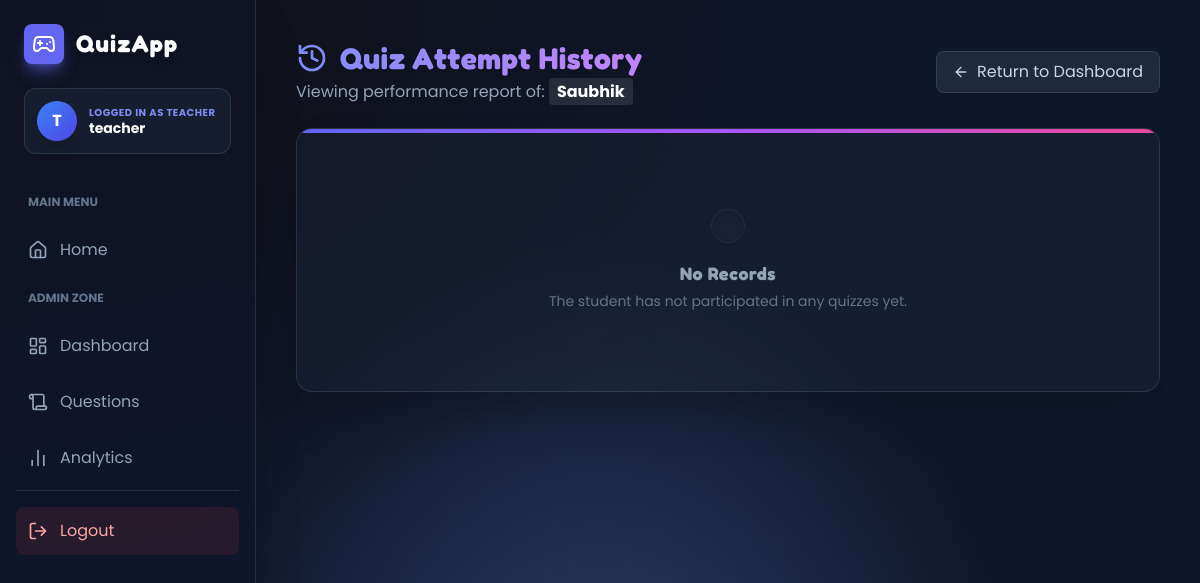
The app's page /teacher/students/2/attempts (signed in), older data.
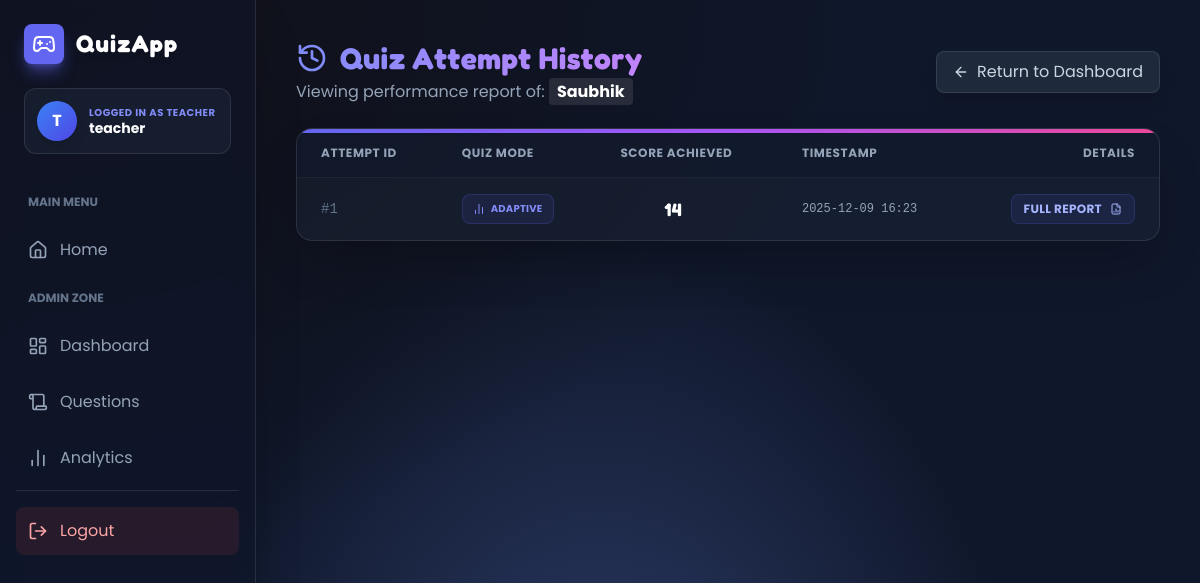
The same page, newer data.
### models.py (models this page shows, shortened)
class Attempt(db.Model):
    id = db.Column(db.Integer, primary_key=True)
    user_id = db.Column(db.Integer, nullable=False)
    mode = db.Column(db.String(50), nullable=False)
    score = db.Column(db.Integer, default=0)
    started_at = db.Column(db.DateTime, default=datetime.utcnow)
    ended_at = db.Column(db.DateTime)
    details = db.Column(db.Text)  # JSON encoded list of per-question events

### teacher/routes.py (the view)
@teacher_bp.route("/students/<int:uid>/attempts")
@login_required
@teacher_required
def view_student_attempts(uid):
    student = User.query.get_or_404(uid)
    if student.role != Role.STUDENT:
        flash("Not a student.", "danger")
        return redirect(url_for("teacher.dashboard"))
    attempts = Attempt.query.filter_by(user_id=student.id).order_by(Attempt.started_at.desc()).all()
    return render_template("student_attempts.html", student=student, attempts=attempts)

### models.py (called while the page is built)
@login_manager.user_loader
def load_user(user_id):
    try:
        return User.query.get(int(user_id))
    except Exception:
        return None

### teacher/routes.py (called while the page is built)
def teacher_required(func):
    @wraps(func)
    def wrapper(*args, **kwargs):
        if not hasattr(current_user, "role") or getattr(current_user.role, "value", None) != "teacher":
            flash("Unauthorized access.", "danger")
            return redirect(url_for("auth.index"))
        return func(*args, **kwargs)
    return wrapper

### templates/student_attempts.html (shortened to what the changed rows need)
{% extends "base.html" %}
{% block content %}
<div class="max-w-5xl mx-auto space-y-6 fade">
    <div class="flex flex-col md:flex-row items-start md:items-center justify-between gap-4">
        <div>
            <h1 class="text-3xl font-bold text-transparent bg-clip-text bg-gradient-to-r from-indigo-400 to-purple-400 font-game drop-shadow-sm flex items-center gap-3">
                <i data-lucide="history" class="text-indigo-400 w-8 h-8"></i>
            </h1>
        </div>
    </div>
    <div class="bg-slate-800/40 backdrop-blur-md border border-white/10 rounded-2xl overflow-hidden shadow-2xl relative">
        {% if attempts %}
            <div class="overflow-x-auto">
                <table class="w-full text-left border-collapse">
                    <thead class="bg-slate-900/50 text-xs font-bold text-slate-400 uppercase tracking-wider border-b border-white/5">
                        <tr>
                            <th class="px-6 py-4">Attempt ID</th>
                            <th class="px-6 py-4">Quiz Mode</th>
                            <th class="px-6 py-4">Score Achieved</th>
                            <th class="px-6 py-4">Timestamp</th>
                            <th class="px-6 py-4 text-right">Details</th>
                        </tr>
                    </thead>
                    <tbody class="divide-y divide-white/5 text-sm">
                        {% for a in attempts %}
                        <tr class="hover:bg-white/5 transition-colors group">
                            <td class="px-6 py-4 text-slate-500 font-mono">#{{ a.id }}</td>
                            <td class="px-6 py-4">
                                <span class="inline-flex items-center gap-1.5 px-2.5 py-1 rounded-lg border text-[10px] font-bold uppercase tracking-wide
                                    {% if a.mode == 'adaptive' %} bg-indigo-500/10 text-indigo-400 border-indigo-500/20
                                    {% elif a.mode == 'challenger' %} bg-orange-500/10 text-orange-400 border-orange-500/20
                                    {% elif a.mode == 'minuterush' %} bg-emerald-500/10 text-emerald-400 border-emerald-500/20
                                    {% elif a.mode == 'firststrike' %} bg-red-500/10 text-red-400 border-red-500/20
                                    {% else %} bg-slate-700/50 text-slate-400 border-white/10 {% endif %}">
                                    {% if a.mode == 'adaptive' %}<i data-lucide="bar-chart-2" class="w-3 h-3"></i>
                                    {% elif a.mode == 'challenger' %}<i data-lucide="swords" class="w-3 h-3"></i>
                                    {% elif a.mode == 'minuterush' %}<i data-lucide="zap" class="w-3 h-3"></i>
                                    {% elif a.mode == 'firststrike' %}<i data-lucide="skull" class="w-3 h-3"></i>
                                    {% else %}<i data-lucide="gamepad-2" class="w-3 h-3"></i>{% endif %}
                                    {{ a.mode }}
                                </span>
                            </td>
                            <td class="px-6 py-4">
                                <div class="font-bold text-white font-game text-lg flex items-center gap-2 px-11">
                                    {{ a.score }}
                                </div>
                            </td>
                            <td class="px-6 py-4 text-slate-400 font-mono text-xs">
                                {{ a.started_at.strftime('%Y-%m-%d %H:%M') }}
                            </td>
                            <td class="px-6 py-4 text-right">
                                <a href="{{ url_for('quiz.results', attempt_id=a.id) }}"
                                   class="inline-flex items-center gap-2 px-3 py-1.5 rounded-lg bg-indigo-500/10 text-indigo-300 hover:bg-indigo-500 hover:text-white border border-indigo-500/20 transition-all text-xs font-bold uppercase tracking-wide group/btn">
                                    <span>Full Report</span>
                                    <i data-lucide="file-bar-chart-2" class="w-3 h-3 group-hover/btn:scale-110 transition-transform"></i>
                                </a>
                            </td>
                        </tr>
                        {% endfor %}
                    </tbody>
                </table>
            </div>
        {% else %}
             <div class="flex flex-col items-center justify-center py-20 text-center text-slate-500">
                <div class="p-4 rounded-full bg-slate-800/50 mb-4 border border-white/5 shadow-inner">
                </div>
                <h3 class="text-lg font-bold text-slate-400 mb-1">No Records</h3>
                <p class="text-sm">The student has not participated in any quizzes yet.</p>
            </div>
        {% endif %}
    </div>
</div>
{% endblock %}

Row changes from the older to the newer data that the page shows:
added Attempt: id "1", mode "ADAPTIVE", score "14", started_at "2025-12-09 16:23"
Text that changed along with them:
text no longer shown: "No Records The student has not participated in any quizzes yet."
text now shown: "ATTEMPT ID QUIZ MODE SCORE ACHIEVED TIMESTAMP DETAILS"
